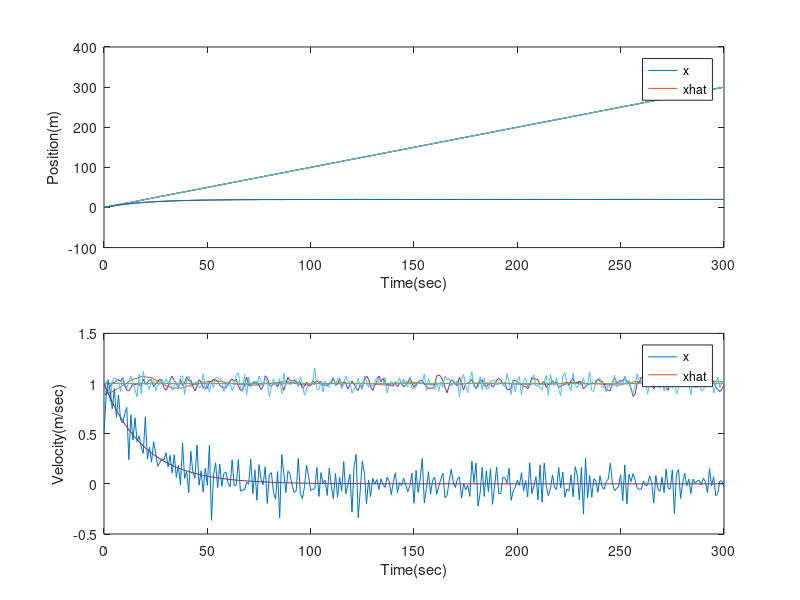

Recreate this plot in MATLAB.
%% Low Gain K
clear all;
close all;
clc;

dt = 1; % [sec]
Phi_hat = [1 dt; 0 1];
Phi = [1 dt; 0 1];
H = [1 0];
sigma_nu = 0.1;
K = [0.05; 0.03]; % low

cnt = 1;
x_hat_pri = [0.1 0.9]'; 
x(:,cnt) = [0 1]';
y(:,cnt) = H*x(:,cnt) + sigma_nu*randn;
x_hat_post(:,cnt) = x_hat_pri + K*(y(:,cnt)-H*x_hat_pri);
est_err(:,cnt) = x(:,cnt) - x_hat_post(:,cnt);

t_end = 300;
for cnt = 2:dt:(t_end+1)
    x(:,cnt) = Phi*x(:,cnt-1);
    y(:,cnt) = H*x(:,cnt) + sigma_nu*randn;
    
    x_hat_pri = Phi_hat*x_hat_post(:,cnt-1);
    x_hat_post(:,cnt) = x_hat_pri + K*(y(:,cnt)-H*x_hat_pri);
    est_err(:,cnt) = x(:,cnt) - x_hat_post(:,cnt);
end

t = (0:dt:t_end);

subplot(2,1,1)
plot(t,x(1,:))
hold on;
plot(t,x_hat_post(1,:));
legend('x','xhat');
ylabel('Position(m)');
xlabel('Time(sec)');
subplot(2,1,2)
plot(t,x(2,:))
hold on;
plot(t,x_hat_post(2,:));
legend('x','xhat');
ylabel('Velocity(m/sec)');
xlabel('Time(sec)');

%%  Medium Gain K
clear all;
close all;
clc;

dt = 1; % [sec]
Phi_hat = [1 dt; 0 1];
Phi = [1 dt; 0 1];
H = [1 0];
sigma_nu = 0.1;
K = [0.5; 0.3]; % low

cnt = 1;
x_hat_pri = [0.1 0.9]';
x(:,cnt) = [0 1]';
y(:,cnt) = H*x(:,cnt) + sigma_nu*randn;
x_hat_post(:,cnt) = x_hat_pri + K*(y(:,cnt)-H*x_hat_pri);
est_err(:,cnt) = x(:,cnt) - x_hat_post(:,cnt);

t_end = 300;
for cnt = 2:dt:(t_end+1)
    x(:,cnt) = Phi*x(:,cnt-1);
    y(:,cnt) = H*x(:,cnt) + sigma_nu*randn;
    
    x_hat_pri = Phi_hat*x_hat_post(:,cnt-1);
    x_hat_post(:,cnt) = x_hat_pri + K*(y(:,cnt)-H*x_hat_pri);
    est_err(:,cnt) = x(:,cnt) - x_hat_post(:,cnt);
end

t = (0:dt:t_end);

subplot(2,1,1)
plot(t,x(1,:))
hold on;
plot(t,x_hat_post(1,:));
legend('x','xhat');
ylabel('Position(m)');
xlabel('Time(sec)');
subplot(2,1,2)
plot(t,x(2,:))
hold on;
plot(t,x_hat_post(2,:));
legend('x','xhat');
ylabel('Velocity(m/sec)');
xlabel('Time(sec)');
%% High Gain K
clear all;
close all;
clc;

dt = 1; % [sec]
Phi_hat = [1 dt; 0 1];
Phi = [1 dt; 0 1];
H = [1 0];
sigma_nu = 0.1;
K = [1; 0.5]; % low

cnt = 1;
x_hat_pri = [0.1 0.9]';
x(:,cnt) = [0 1]';
y(:,cnt) = H*x(:,cnt) + sigma_nu*randn;
x_hat_post(:,cnt) = x_hat_pri + K*(y(:,cnt)-H*x_hat_pri);
est_err(:,cnt) = x(:,cnt) - x_hat_post(:,cnt);

t_end = 300;
for cnt = 2:dt:(t_end+1)
    x(:,cnt) = Phi*x(:,cnt-1);
    y(:,cnt) = H*x(:,cnt) + sigma_nu*randn;
    
    x_hat_pri = Phi_hat*x_hat_post(:,cnt-1);
    x_hat_post(:,cnt) = x_hat_pri + K*(y(:,cnt)-H*x_hat_pri);
    est_err(:,cnt) = x(:,cnt) - x_hat_post(:,cnt);
end

t = (0:dt:t_end);

subplot(2,1,1)
plot(t,x(1,:))
hold on;
plot(t,x_hat_post(1,:));
legend('x','xhat');
ylabel('Position(m)');
xlabel('Time(sec)');
subplot(2,1,2)
plot(t,x(2,:))
hold on;
plot(t,x_hat_post(2,:));
legend('x','xhat');
ylabel('Velocity(m/sec)');
xlabel('Time(sec)');
%% Bonus
clear all;
close all;
clc;

dt = 1; % [sec]
Phi_hat = [1 dt; 0 1]; % Phi_hat slightly different than Phi
Phi = [1 dt; 0 0.95];
H = [1 0];
sigma_nu = 0.1;
K = [1; 0.9]; % low

cnt = 1;
x_hat_pri = [0.5 0.95]';
x(:,cnt) = [0 1]';
y(:,cnt) = H*x(:,cnt) + sigma_nu*randn;
x_hat_post(:,cnt) = x_hat_pri + K*(y(:,cnt)-H*x_hat_pri);
est_err(:,cnt) = x(:,cnt) - x_hat_post(:,cnt);

t_end = 300;
for cnt = 2:dt:(t_end+1)
    x(:,cnt) = Phi*x(:,cnt-1);
    y(:,cnt) = H*x(:,cnt) + sigma_nu*randn;
    
    x_hat_pri = Phi_hat*x_hat_post(:,cnt-1);
    x_hat_post(:,cnt) = x_hat_pri + K*(y(:,cnt)-H*x_hat_pri);
    est_err(:,cnt) = x(:,cnt) - x_hat_post(:,cnt);
end

t = (0:dt:t_end);

subplot(2,1,1)
plot(t,x(1,:))
hold on;
plot(t,x_hat_post(1,:));
legend('x','xhat');
ylabel('Position(m)');
xlabel('Time(sec)');
subplot(2,1,2)
plot(t,x(2,:))
hold on;
plot(t,x_hat_post(2,:));
legend('x','xhat');
ylabel('Velocity(m/sec)');
xlabel('Time(sec)');
